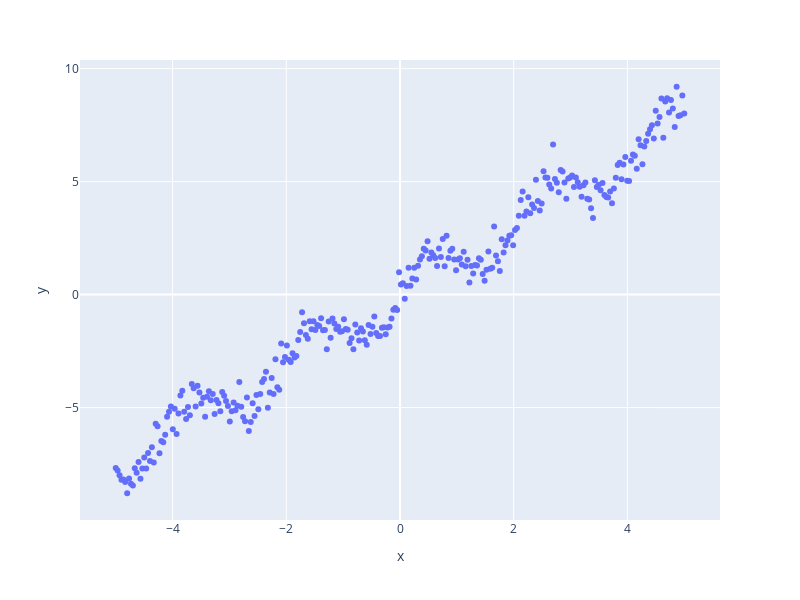

Here is the notebook cell this chart was saved with:
### Markdown cell above
If we plot this data, we see that there is a clear sinusoidal relationship between `x` and `y`. Here we use `plotly` to plot a scatterplot showing the relationship between `x` and `y`. If you hover over points, you will be able to see the details of the data that's attributed to a data point.

### Code cell
# Run this cell to plot the data; no further action is needed.
import plotly.express as px
px.scatter(df, x="x", y="y", width=800, height=600)

### Figure 1 — Plotly figure (JSON) as saved in the notebook; plotly's stock layout.template omitted (floating-point values rounded to 4 significant figures; data arrays with more than 128 entries replaced by an {"elided": "..."} marker saying what was removed)
{"data": [{"hovertemplate": "x=%{x}<br>y=%{y}<extra></extra>", "legendgroup": "", "marker": {"color": "#636efa", "symbol": "circle"}, "mode": "markers", "name": "", "orientation": "v", "showlegend": false, "type": "scatter", "x": {"elided": "300 float values"}, "xaxis": "x", "y": {"elided": "300 float values"}, "yaxis": "y"}], "layout": {"height": 600, "legend": {"tracegroupgap": 0}, "margin": {"t": 60}, "width": 800, "xaxis": {"anchor": "y", "domain": [0, 1], "title": {"text": "x"}}, "yaxis": {"anchor": "x", "domain": [0, 1], "title": {"text": "y"}}}}
